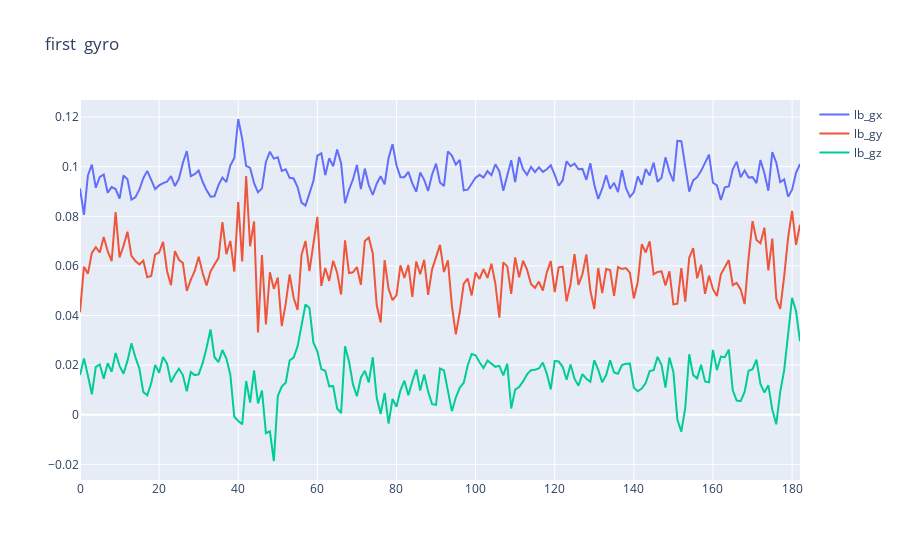
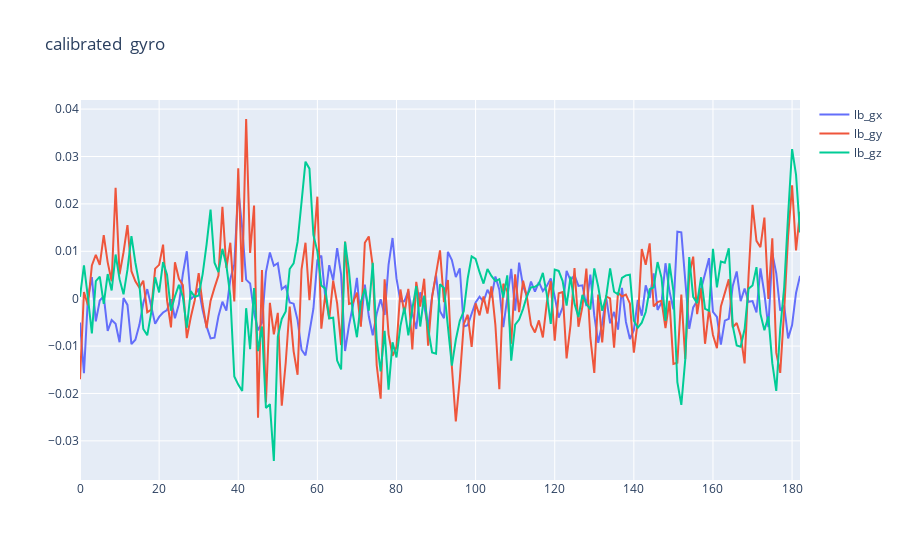
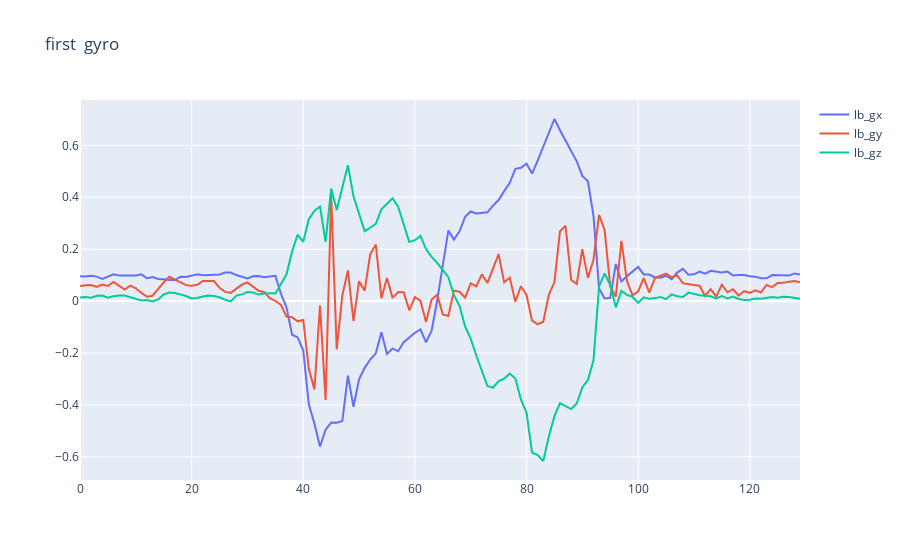
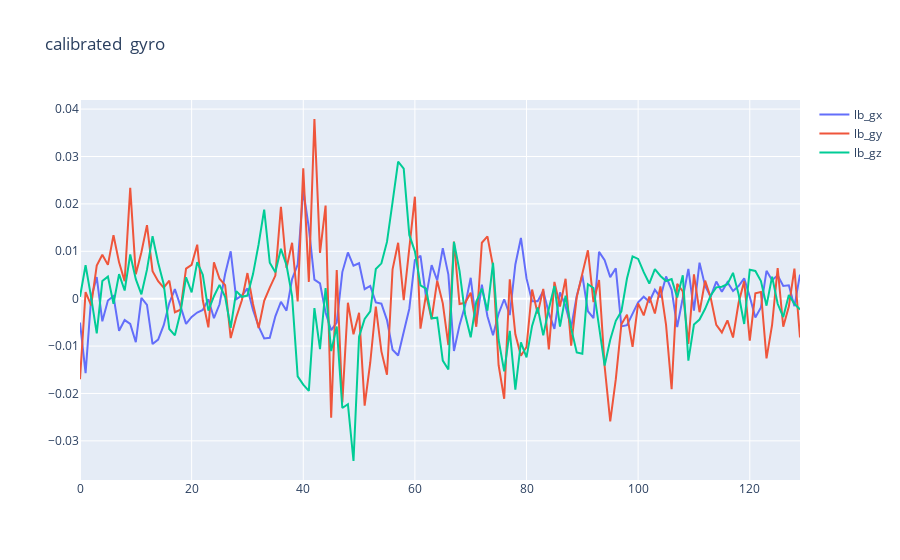

Notebook source saved alongside these figures, in order:
### Code cell
name = 'Vadim'
сalibration_set= read_csv_file(f'calibration/10_{name}.csv')


filenames = next(walk(f'D:/Thesis/{name}/'), (None, None, []))[2]  # [] if no file
filenames[0]
for i in range(len(filenames)-30):
    filename = f"D:/Thesis/{name}/{filenames[i]}"
    print(filename)
    IMU_set = read_csv_file(filename)
    orientation_rb, orientation_rt, orientation_bb, orientation_bt, orientation_lb, orientation_lt = all_calibrate(сalibration_set,IMU_set)
    ready_dataset = pd.concat([orientation_bt, orientation_bb, orientation_lt, orientation_lb, orientation_rt, orientation_rb],axis = 1)    
#     print(ready_dataset)
    ready_dataset.to_csv(f"D:\Thesis\dataset\lifting_orientation_{i}_0.csv", sep=",")

    
# orientation_lb = find_orientation(calibrated_lb)
# show_plot(orientation_rt,'Orientation left_bot sensor')

# def all_find_orientations(calibrated_lb,):
    
# def all_calibrated(df):
  
# #первый фрейм калибровочный файл
# calibrated_lb = calibration(lt_outl,lt_1)
# #calibrated_lb = lb_1

### Figure 1 — Plotly figure (JSON) as saved in the notebook; plotly's stock layout.template omitted (floating-point values rounded to 4 significant figures; data arrays with more than 128 entries replaced by an {"elided": "..."} marker saying what was removed)
{"data": [{"name": "lb_gx", "type": "scatter", "x": {"elided": "183 int values"}, "y": {"elided": "183 float values"}}, {"name": "lb_gy", "type": "scatter", "x": {"elided": "183 int values"}, "y": {"elided": "183 float values"}}, {"name": "lb_gz", "type": "scatter", "x": {"elided": "183 int values"}, "y": {"elided": "183 float values"}}], "layout": {"title": {"text": "first  gyro"}}}

### Figure 2 — Plotly figure (JSON) as saved in the notebook; plotly's stock layout.template omitted (floating-point values rounded to 4 significant figures; data arrays with more than 128 entries replaced by an {"elided": "..."} marker saying what was removed)
{"data": [{"name": "lb_gx", "type": "scatter", "x": {"elided": "183 int values"}, "y": {"elided": "183 float values"}}, {"name": "lb_gy", "type": "scatter", "x": {"elided": "183 int values"}, "y": {"elided": "183 float values"}}, {"name": "lb_gz", "type": "scatter", "x": {"elided": "183 int values"}, "y": {"elided": "183 float values"}}], "layout": {"title": {"text": "calibrated  gyro"}}}

### Figure 3 — Plotly figure (JSON) as saved in the notebook; plotly's stock layout.template omitted (floating-point values rounded to 4 significant figures; data arrays with more than 128 entries replaced by an {"elided": "..."} marker saying what was removed)
{"data": [{"name": "lb_gx", "type": "scatter", "x": {"elided": "130 int values"}, "y": {"elided": "130 float values"}}, {"name": "lb_gy", "type": "scatter", "x": {"elided": "130 int values"}, "y": {"elided": "130 float values"}}, {"name": "lb_gz", "type": "scatter", "x": {"elided": "130 int values"}, "y": {"elided": "130 float values"}}], "layout": {"title": {"text": "first  gyro"}}}

### Figure 4 — Plotly figure (JSON) as saved in the notebook; plotly's stock layout.template omitted (floating-point values rounded to 4 significant figures; data arrays with more than 128 entries replaced by an {"elided": "..."} marker saying what was removed)
{"data": [{"name": "lb_gx", "type": "scatter", "x": {"elided": "130 int values"}, "y": {"elided": "130 float values"}}, {"name": "lb_gy", "type": "scatter", "x": {"elided": "130 int values"}, "y": {"elided": "130 float values"}}, {"name": "lb_gz", "type": "scatter", "x": {"elided": "130 int values"}, "y": {"elided": "130 float values"}}], "layout": {"title": {"text": "calibrated  gyro"}}}
